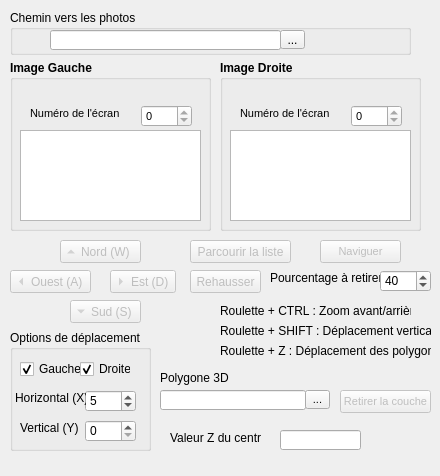
<?xml version="1.0" encoding="UTF-8"?>
<ui version="4.0">
 <class>optionWindow</class>
 <widget class="QWidget" name="optionWindow">
  <property name="geometry">
   <rect>
    <x>0</x>
    <y>0</y>
    <width>440</width>
    <height>476</height>
   </rect>
  </property>
  <property name="windowTitle">
   <string>Menu des options</string>
  </property>
  <widget class="QGroupBox" name="groupBoxLeft">
   <property name="geometry">
    <rect>
     <x>10</x>
     <y>60</y>
     <width>201</width>
     <height>171</height>
    </rect>
   </property>
   <property name="font">
    <font>
     <pointsize>9</pointsize>
     <weight>75</weight>
     <bold>true</bold>
    </font>
   </property>
   <property name="title">
    <string>Image Gauche</string>
   </property>
   <widget class="QGraphicsView" name="graphicsViewLeft">
    <property name="geometry">
     <rect>
      <x>10</x>
      <y>70</y>
      <width>181</width>
      <height>91</height>
     </rect>
    </property>
    <property name="verticalScrollBarPolicy">
     <enum>Qt::ScrollBarAlwaysOff</enum>
    </property>
    <property name="horizontalScrollBarPolicy">
     <enum>Qt::ScrollBarAlwaysOff</enum>
    </property>
   </widget>
   <widget class="QLabel" name="label_8">
    <property name="geometry">
     <rect>
      <x>20</x>
      <y>45</y>
      <width>91</width>
      <height>16</height>
     </rect>
    </property>
    <property name="font">
     <font>
      <pointsize>8</pointsize>
      <weight>50</weight>
      <bold>false</bold>
     </font>
    </property>
    <property name="text">
     <string>Numéro de l'écran :</string>
    </property>
   </widget>
   <widget class="QSpinBox" name="spinBoxLeftScreen">
    <property name="geometry">
     <rect>
      <x>131</x>
      <y>45</y>
      <width>51</width>
      <height>22</height>
     </rect>
    </property>
    <property name="font">
     <font>
      <pointsize>8</pointsize>
      <weight>50</weight>
      <bold>false</bold>
     </font>
    </property>
    <property name="maximum">
     <number>0</number>
    </property>
   </widget>
   <widget class="QLabel" name="labelLeftName">
    <property name="geometry">
     <rect>
      <x>20</x>
      <y>20</y>
      <width>171</width>
      <height>20</height>
     </rect>
    </property>
    <property name="font">
     <font>
      <pointsize>9</pointsize>
      <weight>75</weight>
      <bold>true</bold>
     </font>
    </property>
    <property name="text">
     <string/>
    </property>
   </widget>
  </widget>
  <widget class="QGroupBox" name="groupBoxRight">
   <property name="geometry">
    <rect>
     <x>220</x>
     <y>60</y>
     <width>201</width>
     <height>171</height>
    </rect>
   </property>
   <property name="font">
    <font>
     <pointsize>9</pointsize>
     <weight>75</weight>
     <bold>true</bold>
    </font>
   </property>
   <property name="title">
    <string>Image Droite</string>
   </property>
   <widget class="QGraphicsView" name="graphicsViewRight">
    <property name="geometry">
     <rect>
      <x>10</x>
      <y>70</y>
      <width>181</width>
      <height>91</height>
     </rect>
    </property>
    <property name="verticalScrollBarPolicy">
     <enum>Qt::ScrollBarAlwaysOff</enum>
    </property>
    <property name="horizontalScrollBarPolicy">
     <enum>Qt::ScrollBarAlwaysOff</enum>
    </property>
   </widget>
   <widget class="QLabel" name="label_9">
    <property name="geometry">
     <rect>
      <x>20</x>
      <y>45</y>
      <width>91</width>
      <height>16</height>
     </rect>
    </property>
    <property name="font">
     <font>
      <pointsize>8</pointsize>
      <weight>50</weight>
      <bold>false</bold>
     </font>
    </property>
    <property name="text">
     <string>Numéro de l'écran :</string>
    </property>
   </widget>
   <widget class="QSpinBox" name="spinBoxRightScreen">
    <property name="geometry">
     <rect>
      <x>131</x>
      <y>45</y>
      <width>51</width>
      <height>22</height>
     </rect>
    </property>
    <property name="font">
     <font>
      <pointsize>8</pointsize>
      <weight>50</weight>
      <bold>false</bold>
     </font>
    </property>
    <property name="maximum">
     <number>0</number>
    </property>
   </widget>
   <widget class="QLabel" name="labelRightName">
    <property name="geometry">
     <rect>
      <x>20</x>
      <y>20</y>
      <width>161</width>
      <height>16</height>
     </rect>
    </property>
    <property name="font">
     <font>
      <pointsize>9</pointsize>
      <weight>75</weight>
      <bold>true</bold>
     </font>
    </property>
    <property name="text">
     <string/>
    </property>
   </widget>
  </widget>
  <widget class="QPushButton" name="enhanceButton">
   <property name="enabled">
    <bool>false</bool>
   </property>
   <property name="geometry">
    <rect>
     <x>190</x>
     <y>270</y>
     <width>71</width>
     <height>23</height>
    </rect>
   </property>
   <property name="text">
    <string>Rehausser</string>
   </property>
   <property name="checkable">
    <bool>false</bool>
   </property>
  </widget>
  <widget class="QPushButton" name="pushButtonShowPicture">
   <property name="enabled">
    <bool>false</bool>
   </property>
   <property name="geometry">
    <rect>
     <x>320</x>
     <y>240</y>
     <width>81</width>
     <height>23</height>
    </rect>
   </property>
   <property name="font">
    <font>
     <pointsize>8</pointsize>
     <weight>50</weight>
     <bold>false</bold>
    </font>
   </property>
   <property name="text">
    <string>Naviguer</string>
   </property>
  </widget>
  <widget class="QLabel" name="label_7">
   <property name="geometry">
    <rect>
     <x>170</x>
     <y>430</y>
     <width>91</width>
     <height>16</height>
    </rect>
   </property>
   <property name="text">
    <string>Valeur Z du centre: </string>
   </property>
  </widget>
  <widget class="QLineEdit" name="lineEditCurrentZ">
   <property name="geometry">
    <rect>
     <x>280</x>
     <y>430</y>
     <width>81</width>
     <height>20</height>
    </rect>
   </property>
   <property name="readOnly">
    <bool>true</bool>
   </property>
  </widget>
  <widget class="QLabel" name="label_10">
   <property name="geometry">
    <rect>
     <x>270</x>
     <y>270</y>
     <width>111</width>
     <height>16</height>
    </rect>
   </property>
   <property name="text">
    <string>Pourcentage à retirer : </string>
   </property>
  </widget>
  <widget class="QSpinBox" name="spinBoxRecouvrementH">
   <property name="geometry">
    <rect>
     <x>380</x>
     <y>270</y>
     <width>51</width>
     <height>22</height>
    </rect>
   </property>
   <property name="maximum">
    <number>100</number>
   </property>
   <property name="value">
    <number>40</number>
   </property>
  </widget>
  <widget class="QLabel" name="label_14">
   <property name="geometry">
    <rect>
     <x>220</x>
     <y>300</y>
     <width>191</width>
     <height>21</height>
    </rect>
   </property>
   <property name="text">
    <string>Roulette + CTRL : Zoom avant/arrière</string>
   </property>
  </widget>
  <widget class="QGroupBox" name="groupBoxMoveLine">
   <property name="geometry">
    <rect>
     <x>10</x>
     <y>330</y>
     <width>141</width>
     <height>121</height>
    </rect>
   </property>
   <property name="title">
    <string>Options de déplacement</string>
   </property>
   <widget class="QSpinBox" name="spinBoxMoveInY">
    <property name="geometry">
     <rect>
      <x>75</x>
      <y>90</y>
      <width>51</width>
      <height>22</height>
     </rect>
    </property>
   </widget>
   <widget class="QSpinBox" name="spinBoxMoveInX">
    <property name="geometry">
     <rect>
      <x>75</x>
      <y>60</y>
      <width>51</width>
      <height>22</height>
     </rect>
    </property>
    <property name="value">
     <number>5</number>
    </property>
   </widget>
   <widget class="QCheckBox" name="checkBoxMoveLeft">
    <property name="geometry">
     <rect>
      <x>10</x>
      <y>30</y>
      <width>61</width>
      <height>18</height>
     </rect>
    </property>
    <property name="text">
     <string>Gauche</string>
    </property>
    <property name="checked">
     <bool>true</bool>
    </property>
   </widget>
   <widget class="QCheckBox" name="checkBoxMoveRight">
    <property name="geometry">
     <rect>
      <x>70</x>
      <y>30</y>
      <width>51</width>
      <height>18</height>
     </rect>
    </property>
    <property name="text">
     <string>Droite</string>
    </property>
    <property name="checked">
     <bool>true</bool>
    </property>
   </widget>
   <widget class="QLabel" name="label_16">
    <property name="geometry">
     <rect>
      <x>5</x>
      <y>60</y>
      <width>71</width>
      <height>16</height>
     </rect>
    </property>
    <property name="text">
     <string>Horizontal (X)</string>
    </property>
   </widget>
   <widget class="QLabel" name="label_17">
    <property name="geometry">
     <rect>
      <x>10</x>
      <y>90</y>
      <width>61</width>
      <height>16</height>
     </rect>
    </property>
    <property name="text">
     <string>Vertical (Y)</string>
    </property>
   </widget>
  </widget>
  <widget class="QPushButton" name="pushButtonShowIDList">
   <property name="enabled">
    <bool>false</bool>
   </property>
   <property name="geometry">
    <rect>
     <x>190</x>
     <y>240</y>
     <width>101</width>
     <height>23</height>
    </rect>
   </property>
   <property name="text">
    <string>Parcourir la liste</string>
   </property>
  </widget>
  <widget class="QToolButton" name="toolButtonOuest">
   <property name="enabled">
    <bool>false</bool>
   </property>
   <property name="geometry">
    <rect>
     <x>10</x>
     <y>270</y>
     <width>81</width>
     <height>23</height>
    </rect>
   </property>
   <property name="text">
    <string>Ouest (A)</string>
   </property>
   <property name="toolButtonStyle">
    <enum>Qt::ToolButtonTextBesideIcon</enum>
   </property>
   <property name="autoRaise">
    <bool>false</bool>
   </property>
   <property name="arrowType">
    <enum>Qt::LeftArrow</enum>
   </property>
  </widget>
  <widget class="QToolButton" name="toolButtonEst">
   <property name="enabled">
    <bool>false</bool>
   </property>
   <property name="geometry">
    <rect>
     <x>110</x>
     <y>270</y>
     <width>66</width>
     <height>23</height>
    </rect>
   </property>
   <property name="text">
    <string>Est (D)</string>
   </property>
   <property name="toolButtonStyle">
    <enum>Qt::ToolButtonTextBesideIcon</enum>
   </property>
   <property name="autoRaise">
    <bool>false</bool>
   </property>
   <property name="arrowType">
    <enum>Qt::RightArrow</enum>
   </property>
  </widget>
  <widget class="QToolButton" name="toolButtonNord">
   <property name="enabled">
    <bool>false</bool>
   </property>
   <property name="geometry">
    <rect>
     <x>60</x>
     <y>240</y>
     <width>81</width>
     <height>23</height>
    </rect>
   </property>
   <property name="text">
    <string>Nord (W)</string>
   </property>
   <property name="toolButtonStyle">
    <enum>Qt::ToolButtonTextBesideIcon</enum>
   </property>
   <property name="autoRaise">
    <bool>false</bool>
   </property>
   <property name="arrowType">
    <enum>Qt::UpArrow</enum>
   </property>
  </widget>
  <widget class="QToolButton" name="toolButtonSud">
   <property name="enabled">
    <bool>false</bool>
   </property>
   <property name="geometry">
    <rect>
     <x>70</x>
     <y>300</y>
     <width>71</width>
     <height>23</height>
    </rect>
   </property>
   <property name="text">
    <string>Sud (S)</string>
   </property>
   <property name="toolButtonStyle">
    <enum>Qt::ToolButtonTextBesideIcon</enum>
   </property>
   <property name="autoRaise">
    <bool>false</bool>
   </property>
   <property name="arrowType">
    <enum>Qt::DownArrow</enum>
   </property>
  </widget>
  <widget class="QLineEdit" name="importLineVectorLayer">
   <property name="enabled">
    <bool>true</bool>
   </property>
   <property name="geometry">
    <rect>
     <x>160</x>
     <y>390</y>
     <width>146</width>
     <height>20</height>
    </rect>
   </property>
   <property name="font">
    <font>
     <pointsize>8</pointsize>
     <weight>50</weight>
     <bold>false</bold>
    </font>
   </property>
   <property name="text">
    <string/>
   </property>
   <property name="readOnly">
    <bool>true</bool>
   </property>
  </widget>
  <widget class="QToolButton" name="importToolVectorLayer">
   <property name="geometry">
    <rect>
     <x>305</x>
     <y>390</y>
     <width>25</width>
     <height>19</height>
    </rect>
   </property>
   <property name="font">
    <font>
     <pointsize>8</pointsize>
     <weight>50</weight>
     <bold>false</bold>
    </font>
   </property>
   <property name="text">
    <string>...</string>
   </property>
  </widget>
  <widget class="QPushButton" name="pushButtonRemoveShape">
   <property name="enabled">
    <bool>false</bool>
   </property>
   <property name="geometry">
    <rect>
     <x>340</x>
     <y>390</y>
     <width>91</width>
     <height>23</height>
    </rect>
   </property>
   <property name="font">
    <font>
     <pointsize>8</pointsize>
     <weight>50</weight>
     <bold>false</bold>
    </font>
   </property>
   <property name="text">
    <string>Retirer la couche</string>
   </property>
  </widget>
  <widget class="QGroupBox" name="groupBoxMainPath">
   <property name="geometry">
    <rect>
     <x>10</x>
     <y>10</y>
     <width>401</width>
     <height>45</height>
    </rect>
   </property>
   <property name="title">
    <string>Chemin vers les photos</string>
   </property>
   <widget class="QLineEdit" name="importLineProject">
    <property name="geometry">
     <rect>
      <x>40</x>
      <y>20</y>
      <width>231</width>
      <height>20</height>
     </rect>
    </property>
    <property name="text">
     <string/>
    </property>
    <property name="readOnly">
     <bool>true</bool>
    </property>
   </widget>
   <widget class="QToolButton" name="importToolProject">
    <property name="geometry">
     <rect>
      <x>270</x>
      <y>20</y>
      <width>25</width>
      <height>19</height>
     </rect>
    </property>
    <property name="text">
     <string>...</string>
    </property>
   </widget>
  </widget>
  <widget class="QLabel" name="label_11">
   <property name="geometry">
    <rect>
     <x>160</x>
     <y>370</y>
     <width>91</width>
     <height>16</height>
    </rect>
   </property>
   <property name="text">
    <string>Polygone 3D</string>
   </property>
  </widget>
  <widget class="QLabel" name="label_15">
   <property name="geometry">
    <rect>
     <x>220</x>
     <y>320</y>
     <width>211</width>
     <height>21</height>
    </rect>
   </property>
   <property name="text">
    <string>Roulette + SHIFT : Déplacement verticale</string>
   </property>
  </widget>
  <widget class="QLabel" name="label_18">
   <property name="geometry">
    <rect>
     <x>220</x>
     <y>340</y>
     <width>211</width>
     <height>21</height>
    </rect>
   </property>
   <property name="text">
    <string>Roulette + Z : Déplacement des polygones</string>
   </property>
  </widget>
  <zorder>groupBoxRight</zorder>
  <zorder>groupBoxLeft</zorder>
  <zorder>enhanceButton</zorder>
  <zorder>pushButtonShowPicture</zorder>
  <zorder>label_7</zorder>
  <zorder>lineEditCurrentZ</zorder>
  <zorder>label_10</zorder>
  <zorder>spinBoxRecouvrementH</zorder>
  <zorder>label_14</zorder>
  <zorder>groupBoxMoveLine</zorder>
  <zorder>pushButtonShowIDList</zorder>
  <zorder>toolButtonOuest</zorder>
  <zorder>toolButtonEst</zorder>
  <zorder>toolButtonNord</zorder>
  <zorder>toolButtonSud</zorder>
  <zorder>importLineVectorLayer</zorder>
  <zorder>importToolVectorLayer</zorder>
  <zorder>pushButtonRemoveShape</zorder>
  <zorder>groupBoxMainPath</zorder>
  <zorder>label_11</zorder>
  <zorder>label_15</zorder>
  <zorder>label_18</zorder>
 </widget>
 <resources>
  <include location="resources.qrc"/>
 </resources>
 <connections/>
</ui>
